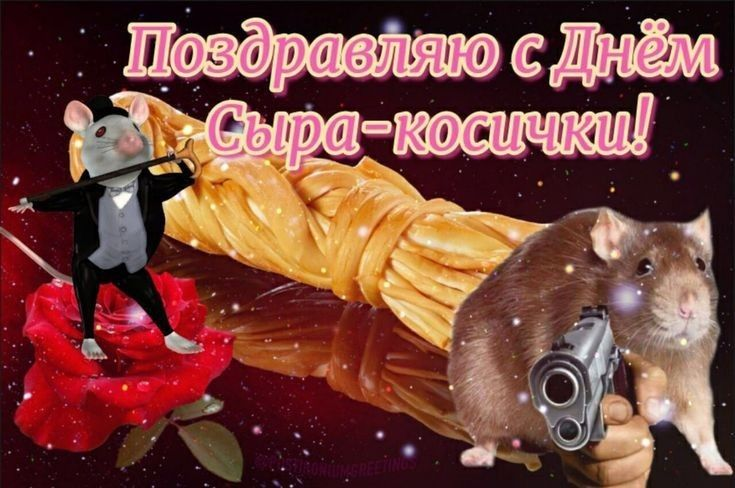
#> input picture lab10/image.png, 735 x 488 px, found by its file name
$ python 10-1.py
#> lines starting #> are read from the running program, lines starting #| are printed output that depends on the picture
from PIL import Image
image = Image.open('lab10/image.png')
#> image is the input picture: PIL image 735x488 RGBA; mean R, G, B, A 118.5, 68.4, 59.7, 255
cropped = image.crop((100, 0, 735, 170))
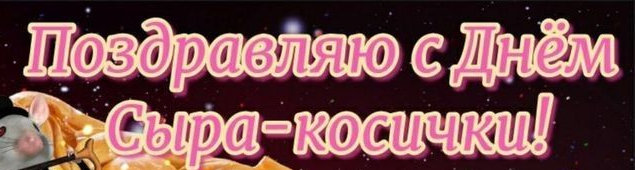
#> cropped: PIL image 635x170 RGBA; mean R, G, B, A 120.9, 79.2, 80.6, 255
cropped.save('lab10/cropped_image.png')
